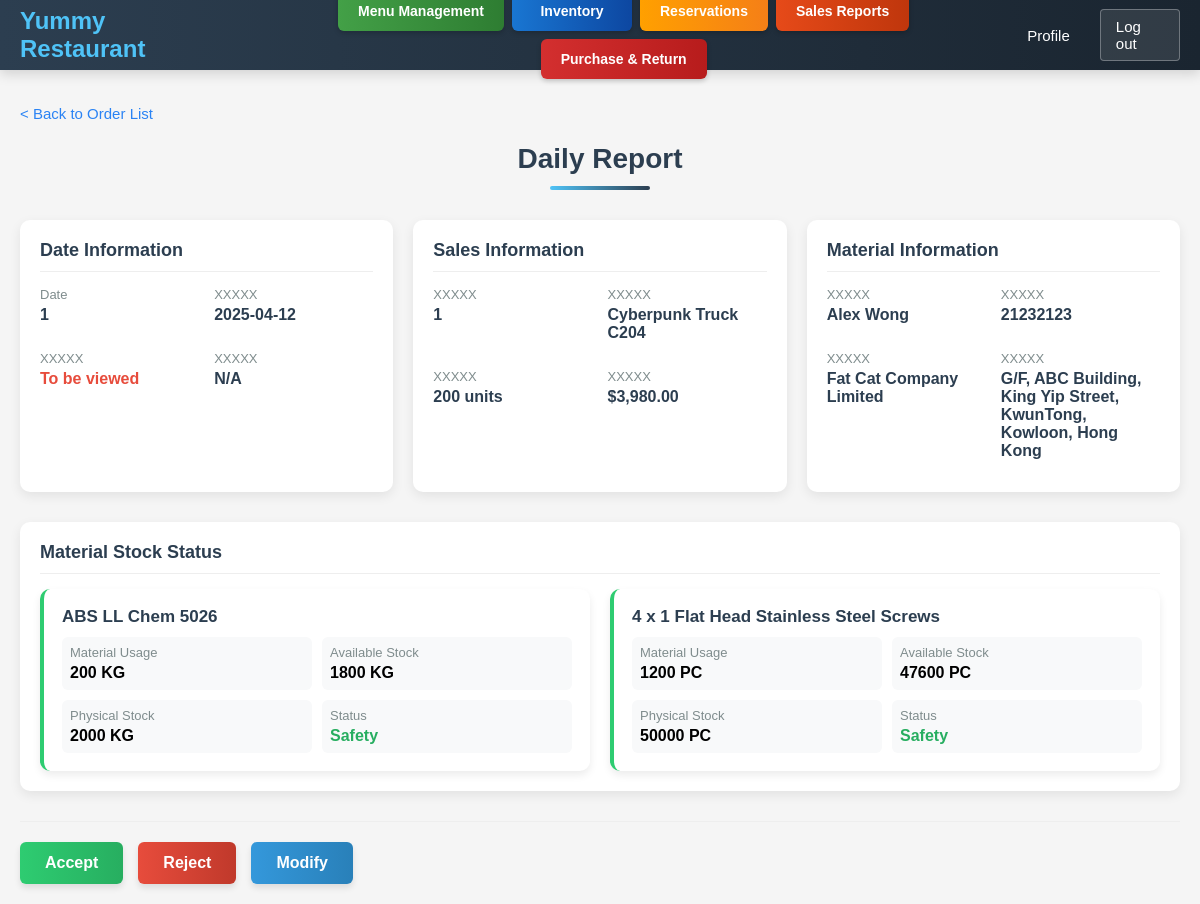
Screenshot of /Staff/staff/dailyReport.php?oid=1 (signed in) with the database file from the repository.
### tables this page shows
CREATE TABLE `orders` (
  `oid` int NOT NULL AUTO_INCREMENT,
  `odate` datetime NOT NULL,
  `pid` int NOT NULL,
  `oqty` int NOT NULL,
  `ocost` decimal(20,2) NOT NULL,
  `cid` int NOT NULL,
  `odeliverdate` datetime DEFAULT NULL,
  `ostatus` int NOT NULL,
  PRIMARY KEY (`oid`),
  CONSTRAINT `fk_orders_cid` FOREIGN KEY (`cid`) REFERENCES `customer` (`cid`),
  CONSTRAINT `fk_orders_pid` FOREIGN KEY (`pid`) REFERENCES `product` (`pid`)
);

CREATE TABLE `product` (
  `pid` int NOT NULL AUTO_INCREMENT,
  `pname` varchar(255) NOT NULL,
  `pdesc` text,
  `pcost` decimal(12,2) NOT NULL,
  PRIMARY KEY (`pid`)
);

CREATE TABLE customer (
  cid INT NOT NULL AUTO_INCREMENT,
  cname VARCHAR(255) NOT NULL,
  cpassword VARCHAR(255) NOT NULL,
  ctel INT DEFAULT NULL,
  caddr TEXT,
  company VARCHAR(255) DEFAULT NULL,
  cemail VARCHAR(191) NOT NULL UNIQUE,
  crole VARCHAR(45) NOT NULL DEFAULT 'customer',
  PRIMARY KEY (cid)
);

CREATE TABLE `prodmat` (
  `pid` int NOT NULL,
  `mid` int NOT NULL,
  `pmqty` int DEFAULT NULL,
  PRIMARY KEY (`pid`,`mid`),
  CONSTRAINT `fk_prodmat_mid` FOREIGN KEY (`mid`) REFERENCES `material` (`mid`),
  CONSTRAINT `fk_prodmat_pid` FOREIGN KEY (`pid`) REFERENCES `product` (`pid`)
);

CREATE TABLE `material` (
  `mid` int NOT NULL AUTO_INCREMENT,
  `mname` varchar(255) NOT NULL,
  `mqty` int NOT NULL,
  `mrqty` int NOT NULL,
  `munit` varchar(20) NOT NULL,
  `mreorderqty` int NOT NULL,
  PRIMARY KEY (`mid`)
);

### Staff/staff/dailyReport.php (the view, shortened to what this page needs)
<?php
include '../conn.php';
$oid = isset($_GET['oid']) ? intval($_GET['oid']) : 0;
if ($oid > 0) {
    $statusCheckSql = "SELECT ostatus FROM orders WHERE oid = $oid";
    $statusResult = mysqli_query($conn, $statusCheckSql);
    if ($statusResult && mysqli_num_rows($statusResult) > 0) {
        $statusData = mysqli_fetch_assoc($statusResult);
        if ($statusData['ostatus'] == 1) {
            $updateSql = "UPDATE orders SET ostatus = 2 WHERE oid = $oid";
            mysqli_query($conn, $updateSql);
            $sql = "SELECT o.*, p.pname, p.pcost, c.cname, c.ctel, c.caddr, c.company
                    FROM orders o
                    JOIN product p ON o.pid = p.pid
                    JOIN customer c ON o.cid = c.cid
                    WHERE o.oid = $oid";
            $result = mysqli_query($conn, $sql);
            $order = mysqli_fetch_assoc($result);
        }
    }
}
$sql = "SELECT m.mid, m.mname, m.mqty, m.mrqty, m.munit, pm.pmqty
        FROM prodmat pm
        JOIN material m ON pm.mid = m.mid
        WHERE pm.pid = {$order['pid']}";
$materials = mysqli_query($conn, $sql);
$statusMap = [
    0 => 'Rejected',
    1 => 'To be viewed',
    2 => 'To be accepted',
    3 => 'Approved'
];
$status = isset($statusMap[$order['ostatus']]) ? $statusMap[$order['ostatus']] : 'Unknown';
?>
<!DOCTYPE html>
<html lang="en">
<head>
    <link rel="stylesheet" href="../CSS/header.css">
    <link rel="stylesheet" href="../CSS/common.css">
    <link rel="stylesheet" href="../CSS/orderDetail.css">
</head>
<body>
<header>
    <div class="logo">
        <a href="staffIndex.php">Yummy Restaurant</a>
    </div>
    <nav class="main-nav">
        <a href="MenuManagement.php" class="nav-button insert-items">Menu Management</a>
        <a href="Inventory.php" class="nav-button insert-materials">Inventory</a>
        <a href="ReservationList.php" class="nav-button order-list">Reservations</a>
        <a href="SalesReport.php" class="nav-button report">Sales Reports</a>
        <a href="PurchaseReturn.php" class="nav-button delete">Purchase & Return</a>
    </nav>
    <div class="user-actions">
        <a href="staffProfile.php">Profile</a>
        <a href="../logout.php" class="logout-btn">Log out</a>
    </div>
</header>
<div class="order-details-container">
    <div class="back-link">
        <a href="bookingList.php" class="back-link-text"> &#60; Back to Order List</a>
    </div>
    <h1>Daily Report</h1>
    <div class="order-grid">
        <div class="card">
            <div class="card-header">
                <h2 class="card-title">Date Information</h2>
            </div>
            <div class="info-grid">
                <div class="info-item">
                    <div class="info-label">Date</div>
                    <div class="info-value"><?= $order['oid'] ?></div>
                </div>
                <div class="info-item">
                    <div class="info-label">XXXXX</div>
                    <div class="info-value"><?= date('Y-m-d', strtotime($order['odate'])) ?></div>
                </div>
                <div class="info-item">
                    <div class="info-label">XXXXX</div>
                    <div class="info-value highlight"><?= $status ?></div>
                </div>
                <div class="info-item">
                    <div class="info-label">XXXXX</div>
                    <div class="info-value"><?= $order['odeliverdate'] ? date('Y-m-d', strtotime($order['odeliverdate'])) : 'N/A' ?></div>
                </div>
            </div>
        </div>
        <div class="card">
            <div class="card-header">
                <h2 class="card-title">Sales Information</h2>
            </div>
            <div class="info-grid">
                <div class="info-item">
                    <div class="info-label">XXXXX</div>
                    <div class="info-value"><?= $order['pid'] ?></div>
                </div>
                <div class="info-item">
                    <div class="info-label">XXXXX</div>
                    <div class="info-value"><?= $order['pname'] ?></div>
                </div>
                <div class="info-item">
                    <div class="info-label">XXXXX</div>
                    <div class="info-value"><?= $order['oqty'] ?> units</div>
                </div>
                <div class="info-item">
                    <div class="info-label">XXXXX</div>
                    <div class="info-value">$<?= number_format($order['ocost'], 2) ?></div>
                </div>
            </div>
        </div>
        <div class="card">
            <div class="card-header">
                <h2 class="card-title">Material  Information</h2>
            </div>
            <div class="info-grid">
                <div class="info-item">
                    <div class="info-label">XXXXX</div>
                    <div class="info-value"><?= $order['cname'] ?></div>
                </div>
                <div class="info-item">
                    <div class="info-label">XXXXX</div>
                    <div class="info-value"><?= $order['ctel'] ?></div>
                </div>
                <div class="info-item">
                    <div class="info-label">XXXXX</div>
                    <div class="info-value"><?= $order['company'] ?></div>
                </div>
                <div class="info-item">
                    <div class="info-label">XXXXX</div>
                    <div class="info-value"><?= $order['caddr'] ?></div>
                </div>
            </div>
        </div>
    </div>
    <div class="materials-section">
        <div class="card">
            <div class="card-header">
                <h2 class="card-title">Material Stock Status</h2>
            </div>
            <div class="materials-grid">
                <?php while ($material = mysqli_fetch_assoc($materials)):
                    $usedQty = $order['oqty'] * $material['pmqty'];
                    $available = $material['mqty'] - $material['mrqty'];
                    if ($available >= $usedQty) {
                        $alertClass = 'safety';
                        $statusText = 'Safety';
                        $statusColor = '#27ae60';
                    } elseif ($available >= ($usedQty * 0.7)) {
                        $alertClass = 'danger';
                        $statusText = 'Danger';
                        $statusColor = '#f39c12';
                    } else {
                        $alertClass = 'insufficient';
                        $statusText = 'Insufficient';
                        $statusColor = '#e74c3c';
                    }
                    ?>
                    <div class="material-card <?= $alertClass ?>">
                        <div class="material-name"><?= $material['mname'] ?></div>
                        <div class="stock-info">
                            <div class="stock-item">
                                <div class="info-label">Material Usage</div>
                                <div class="stock-value"><?= $usedQty ?> <?= $material['munit'] ?></div>
                            </div>
                            <div class="stock-item">
                                <div class="info-label">Available Stock</div>
                                <div class="stock-value"><?= $available ?> <?= $material['munit'] ?></div>
                            </div>
                            <div class="stock-item">
                                <div class="info-label">Physical Stock</div>
                                <div class="stock-value"><?= $material['mqty'] ?> <?= $material['munit'] ?></div>
                            </div>
                            <div class="stock-item">
                                <div class="info-label">Status</div>
                                <div class="stock-value" style="color:<?= $statusColor ?>;"><?= $statusText ?></div>
                            </div>
                        </div>
                    </div>
                <?php endwhile; ?>
            </div>
        </div>
    </div>
    <div class="order-actions">
        <?php if ($order['ostatus'] == 1 || $order['ostatus'] == 2): ?>
            <a href="bookingStatus.php?oid=<?= $oid ?>&action=accept" class="btn-accept">Accept</a>
            <a href="bookingStatus.php?oid=<?= $oid ?>&action=reject" class="btn-reject">Reject</a>
            <a href="ModifyOrder.php?oid=<?= $oid ?>" class="btn-modify">Modify</a>
        <?php endif; ?>
    </div>
</div>
</body>
</html>

### Staff/CSS/header.css (style rules this page uses)
header { display: flex; justify-content: space-between; align-items: center; background: linear-gradient(90deg, #2c3e50, #1a2530); color: white; padding: 0 20px; position: sticky; top: 0; z-index: 1000; box-shadow: 0 4px 12px rgba(0, 0, 0, 0.15); height: 70px; }
.logo { display: flex; align-items: center; }
.logo a { font-size: 24px; font-weight: 700; color: #4fc3f7; text-decoration: none; }
.main-nav { display: flex; gap: 8px; margin: 0 20px; flex-wrap: wrap; justify-content: center; }
.nav-button { padding: 12px 20px; border-radius: 6px; text-decoration: none; color: white; font-weight: 600; font-size: 14px; transition: all 0.3s ease; min-width: 120px; text-align: center; box-shadow: 0 2px 5px rgba(0, 0, 0, 0.2); }
.nav-button.insert-items { background: linear-gradient(to right, #43a047, #2e7d32); }
.nav-button.insert-materials { background: linear-gradient(to right, #1976d2, #0d47a1); }
.nav-button.order-list { background: linear-gradient(to right, #ffa000, #f57f17); }
.nav-button.report { background: linear-gradient(to right, #e64a19, #bf360c); }
.nav-button.delete { background: linear-gradient(to right, #d32f2f, #b71c1c); }
.user-actions { display: flex; gap: 15px; align-items: center; }
.user-actions a { color: white; text-decoration: none; font-size: 15px; font-weight: 500; padding: 8px 15px; border-radius: 4px; transition: background 0.3s; }
.logout-btn { background: rgba(255, 255, 255, 0.1); border: 1px solid rgba(255, 255, 255, 0.3); }

### Staff/CSS/common.css (style rules this page uses)
* { margin: 0; padding: 0; box-sizing: border-box; font-family: Arial, sans-serif; }
body { background-color: #f5f5f5; }
h1 { text-align: center; margin-bottom: 30px; color: #333; }
.back-link-text { font-size: 15px; color: #2a83f4; text-decoration: none; }
.back-link { margin: 15px 0; }

### rows the page displays
orders: oid "1", odate "2025-04-12", ostatus "To be viewed", pid "1", pid.pname "Cyberpunk Truck C204", oqty "200", ocost "3,980.00", cid.cname "Alex Wong", cid.ctel "21232123", cid.company "Fat Cat Company Limited", cid.caddr "G/F, ABC Building, King Yip Street, KwunTong, Kowloon, Hong Kong", oqty.pmqty "1200"
prodmat: mid.mname "ABS LL Chem 5026", mid.munit "KG", mid.mrqty "1800", mid.mqty "2000", statusText "Safety"
prodmat: mid.mname "4 x 1 Flat Head Stainless Steel Screws", mid.munit "PC", mid.mrqty "47600", mid.mqty "50000", statusText "Safety"
